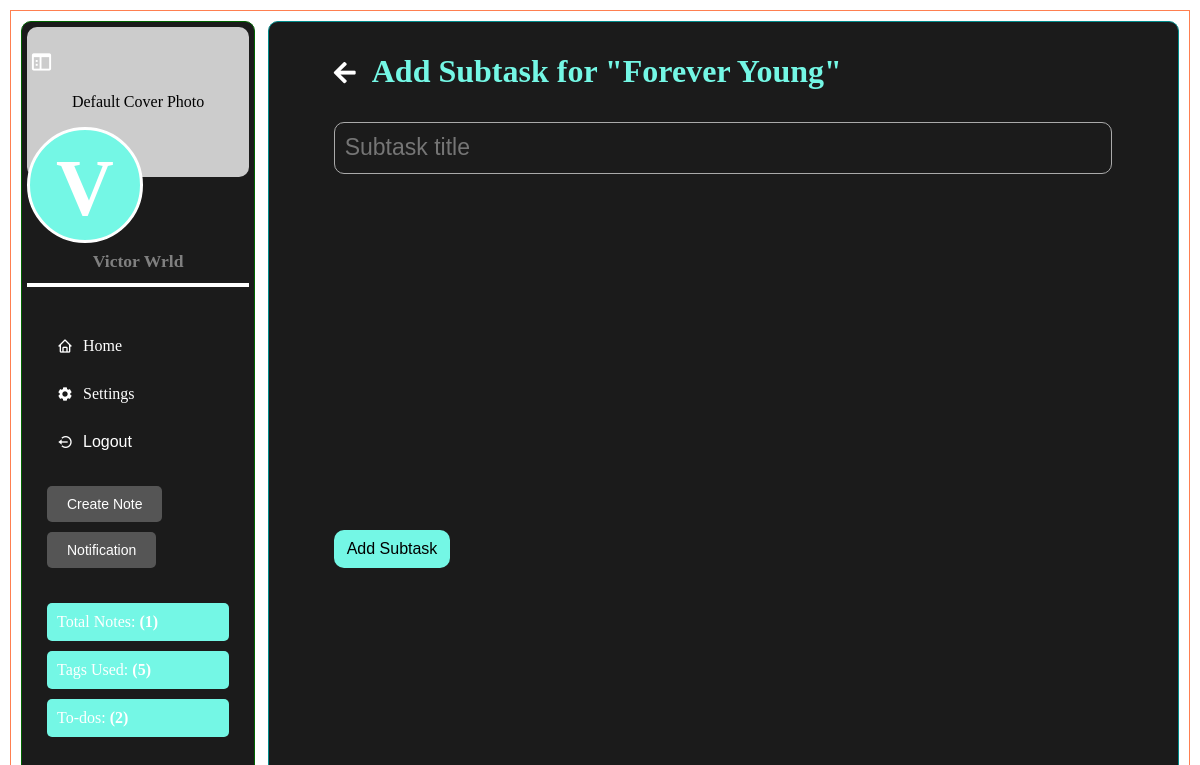
The app's page /add_subtask/1 (signed in) with its own data.
### website/models.py (models this page shows, shortened)
class User(db.Model, UserMixin):
    id = db.Column(db.Integer, primary_key=True)
    email = db.Column(db.String(150), unique=True)
    password = db.Column(db.String(255))
    first_name = db.Column(db.String(225))
    second_name = db.Column(db.String(225))
    full_name = db.Column(db.String(255))
    profile_picture = db.Column(db.String(255), nullable=True)
    cover_picture = db.Column(db.String(255), nullable=True)
    user_name = db.Column(db.String(255))
    phone_number = db.Column(db.String(20))
    country_code = db.Column(db.String(10), default="+254")
    bio = db.Column(db.String(255))
    time_zone = db.Column(db.String(255))
    date_birth = db.Column(db.String(255))
    gender = db.Column(db.String(255))
    generated_color = db.Column(db.String(7))
    is_2fa_enabled = db.Column(db.Boolean, default=False)
    otp_secret = db.Column(db.String(32), nullable=True)
    temp_otp = db.Column(db.String(32), nullable=True)
    otp_method = db.Column(db.String(10), default='app')
    is_active = db.Column(db.Boolean, default=True)
    is_admin = db.Column(db.Boolean, default=False)
    email_verified = db.Column(db.Boolean, default=False)
    note_tags = db.relationship(
        "NoteTag", back_populates="user", cascade="all, delete-orphan"
    )
    notes = db.relationship("Note", back_populates="user", cascade="all, delete-orphan")
    password_reset_tokens = db.relationship(
        "PasswordResetToken", back_populates="user", cascade="all, delete-orphan"
    )
    notifications = db.relationship(
        "Notification", back_populates="user", cascade="all, delete-orphan"
    )
    todos = db.relationship("ToDo", back_populates="user", cascade="all, delete-orphan")
    email_preferences = db.relationship(
        "EmailPreferences",
        uselist=False,
        back_populates="user",
        cascade="all, delete-orphan",
    )
    push_preferences = db.relationship(
        "PushPreferences",
        uselist=False,
        back_populates="user",
        cascade="all, delete-orphan",
    )
    email_verification_tokens = db.relationship(
        "EmailVerificationToken", back_populates="user", cascade="all, delete-orphan"
    )

class ToDo(db.Model):
    id = db.Column(db.Integer, primary_key=True)
    title = db.Column(db.String(255), nullable=False)
    content = db.Column(db.Text, nullable=True)
    user_id = db.Column(db.Integer, db.ForeignKey("user.id"), nullable=False)
    is_completed = db.Column(db.Boolean, default=False)
    created_at = db.Column(db.DateTime, default=datetime.utcnow)
    updated_at = db.Column(db.DateTime, default=datetime.utcnow)
    due_date = db.Column(db.DateTime, nullable=True)
    user = db.relationship("User", back_populates="todos")
    subtasks = db.relationship(
        "Subtask", back_populates="parent_todo", cascade="all, delete-orphan"
    )

### website/views.py (the view, shortened to what this page needs)
@views.route("/add_subtask/<int:todo_id>", methods=["GET", "POST"])
@login_required
def add_subtask(todo_id):
    todo = ToDo.query.get_or_404(todo_id)
    user_time_zone = current_user.time_zone
    if user_time_zone:
        user_tz = timezone(user_time_zone)
        created_at = datetime.now(user_tz)
    else:
        created_at = datetime.utcnow()
    return render_template("add_subtask.html", todo=todo)

### website/templates/add_subtask.html (shortened to what this page needs)
<!DOCTYPE html>
<html lang="en">
  <head>
    <link
      rel="stylesheet"
      href="{{ url_for('static', filename='css/add_todo.css') }}"
    />
    <link
      href="https://unpkg.com/boxicons@2.1.4/css/boxicons.min.css"
      rel="stylesheet"
    />
    <link
      href="https://cdn.quilljs.com/1.3.6/quill.snow.css"
      rel="stylesheet"
    />
    <link
      rel="stylesheet"
      href="https://cdnjs.cloudflare.com/ajax/libs/font-awesome/5.15.4/css/all.min.css"
    />
  </head>
  <body>
    <div class="page">
      <div class="left-container">
        <div class="close-left-container" id="closeLeftContainer">
          <i
            class="bx bx-sidebar"
            data-tooltip="Close sidebar"
            style="--background-: {{ current_user.generated_color }}"
          ></i>
        </div>
        <div class="all">
          <div class="profile">
            <div class="cover-photo">
              {% if current_user.cover_picture %}
              <img
                src="/static/profile_pics/{{ current_user.cover_picture }}"
                alt="Cover Photo"
                class="cover-image"
              />
              {% else %}
              <div class="default-cover">
                <p>Default Cover Photo</p>
              </div>
              {% endif %}
            </div>
            <div class="profile-pic">
              {% if current_user.profile_picture %}
              <img
                src="/static/profile_pics/{{ current_user.profile_picture }}"
                alt="Profile Picture"
                class="profile-image"
              />
              {% else %}
              <i
                class="fas fa-5x"
                style="--background-: {{ current_user.generated_color }}"
                >{{ current_user.first_name[0] }}</i
              >
              {% endif %}
            </div>
          </div>
          <div class="profile-info">
            <p class="username">
              {{ current_user.full_name }}
            </p>
          </div>
          <hr class="separation" />
        </div>
        <div class="nav-links">
          <a href="/user_home" class="nav-item">
            <i class="bx bx-home"></i>Home
          </a>
          <a href="/settings" class="nav-item">
            <i class="bx bxs-cog"></i>Settings
          </a>
          <form
            action="{{ url_for('auth.logout') }}"
            method="post"
            class="logout-form"
          >
            <button type="submit" class="log-item">
              <i class="bx bx-log-out-circle"></i> Logout
            </button>
          </form>
        </div>
        <div class="quick-access">
          <button class="quick-btn" id="createNoteBtn">Create Note</button>
          <button class="quick-btn" id="notificationBtn">Notification</button>
        </div>
        <div class="user-stats">
          <p
            class="stat-item"
            style="--background: {{ current_user.generated_color }}"
          >
            Total Notes: <span>({{ current_user.notes | length }})</span>
          </p>
          <p
            class="stat-item"
            style="--background: {{ current_user.generated_color }}"
          >
            Tags Used: <span>({{ current_user.note_tags | length }})</span>
          </p>
          <p
            class="stat-item"
            style="--background: {{ current_user.generated_color }}"
          >
            To-dos: <span>({{ current_user.todos | length }})</span>
          </p>
        </div>
      </div>
      <div class="right-container">
        <div class="content">
          <div class="container_title">
            <h1 style="--background-: {{ current_user.generated_color }}">
              <span class="back-arrow"><i class="fas fa-arrow-left"></i></span>
              Add Subtask for "{{ todo.title }}"
            </h1>
          </div>
          <div class="form_container">
            <form method="POST">
              <input
                type="text"
                id="title"
                name="title"
                required
                class="inputs"
                placeholder="Subtask title"
              />
              <br /><br />
              <div id="quillEditor"></div>
              <br />
              <button type="submit"
              style="--background-: {{ current_user.generated_color }}">Add Subtask</button>
            </form>
          </div>
        </div>
      </div>
    </div>
  </body>
</html>

### website/static/css/add_todo.css (style rules this page uses)
body { margin: 0; padding: 0; box-sizing: border-box; }
.page { margin: 10px; border: 1px solid #ff7f50; padding: 10px; display: flex; height: calc(100vh - 20px); box-sizing: border-box; overflow: hidden; }
.left-container { position: relative; width: 20%; background-color: #1b1b1b; padding: 5px; margin-right: 13px; border: 1px solid darkgreen; overflow-y: auto; border-radius: 10px; }
.right-container { position: relative; width: 80%; background: #1b1b1b; padding: 10px; border: 1px solid darkcyan; overflow-y: auto; border-radius: 10px; }
.all { position: sticky; top: 0; background: #1b1b1b; }
.profile { margin-bottom: 5px; flex-direction: column; align-items: center; }
.cover-photo { width: 100%; height: 150px; margin-bottom: -50px; position: relative; }
.cover-photo .default-cover { width: 100%; height: 100%; background-color: #ccc; display: flex; align-items: center; justify-content: center; border-radius: 10px; }
.profile-pic { position: relative; z-index: 1; }
.profile-pic i { color: #fff; background: var(--background-); height: 110px; width: 110px; border-radius: 50%; align-items: center; justify-content: center; display: flex; border: 3px solid white; }
.profile-info { display: flex; align-items: center; justify-content: center; margin-left: 0; margin-top: 0; display: flex; }
.profile-info .username { font-size: 0.9em; color: gray; margin: 3px 0; font-size: 1.1em; font-weight: bolder; }
.separation { height: 4px; border: none; background-color: #fff; }
.profile-info p { margin-left: 20px; }
.content { margin-right: 5%; margin-left: 5%; }
.container_title { margin: 10px; }
.container_title h1 { color: var(--background-); }
.container_title h1 span { color: #fff; margin-right: 10px; font-size: 25px; cursor: pointer; }
.form_container { padding: 10px; gap: 10px; }
.form_container .inputs { padding: 10px; }
.form_container input { width: 97%; background-color: transparent; border: 1px solid #aaa; outline: none; border-radius: 10px; height: 30px; color: #fff; font-size: 23px; }
.form_container button { color: #000; background: var(--background-); padding: 10px 13px; border: none; border-radius: 10px; font-size: 16px; cursor: pointer; }
.close-left-container { color: #fff; left: 30px; font-size: 23px; display: flex; align-items: center; justify-content: flex-end; z-index: 1; position: fixed; top: 50px; margin-right: 30px; cursor: pointer; }
.nav-links { margin-top: 20px; padding: 20px; }
.nav-item { display: flex; align-items: center; color: #fff; padding: 10px; text-decoration: none; border-radius: 5px; margin-bottom: 10px; transition: background-color 0.3s; }
.nav-item i { margin-right: 10px; }
.logout-form { margin: 0; padding: 0; }
.log-item { display: flex; align-items: center; color: #fff; padding: 10px; text-decoration: none; border-radius: 5px; margin-bottom: 10px; background-color: transparent; border: none; font-size: 16px; cursor: pointer; transition: background-color 0.3s; }
.log-item i { margin-right: 10px; }
.quick-access { padding: 20px; margin-top: -30px; }
.quick-btn { background-color: #555; color: #fff; border: none; padding: 10px 20px; margin: 5px 0; cursor: pointer; border-radius: 5px; font-size: 14px; transition: background-color 0.3s; }
.user-stats { margin-top: -20px; padding: 20px; color: #fff; font-size: 16px; }
.stat-item { margin: 10px 0; padding: 10px; border-radius: 5px; background-color: var(--background); }
.stat-item span { font-weight: bold; }
#quillEditor { height: 300px; overflow-y: auto; width: 100%; padding: 10px; }

### records on screen
User: first_name "V", full_name "Victor Wrld"
ToDo: title "Forever Young"

### other values on screen
{{ current_user.notes | length }} "1"
{{ current_user.note_tags | length }} "5"
{{ current_user.todos | length }} "2"
